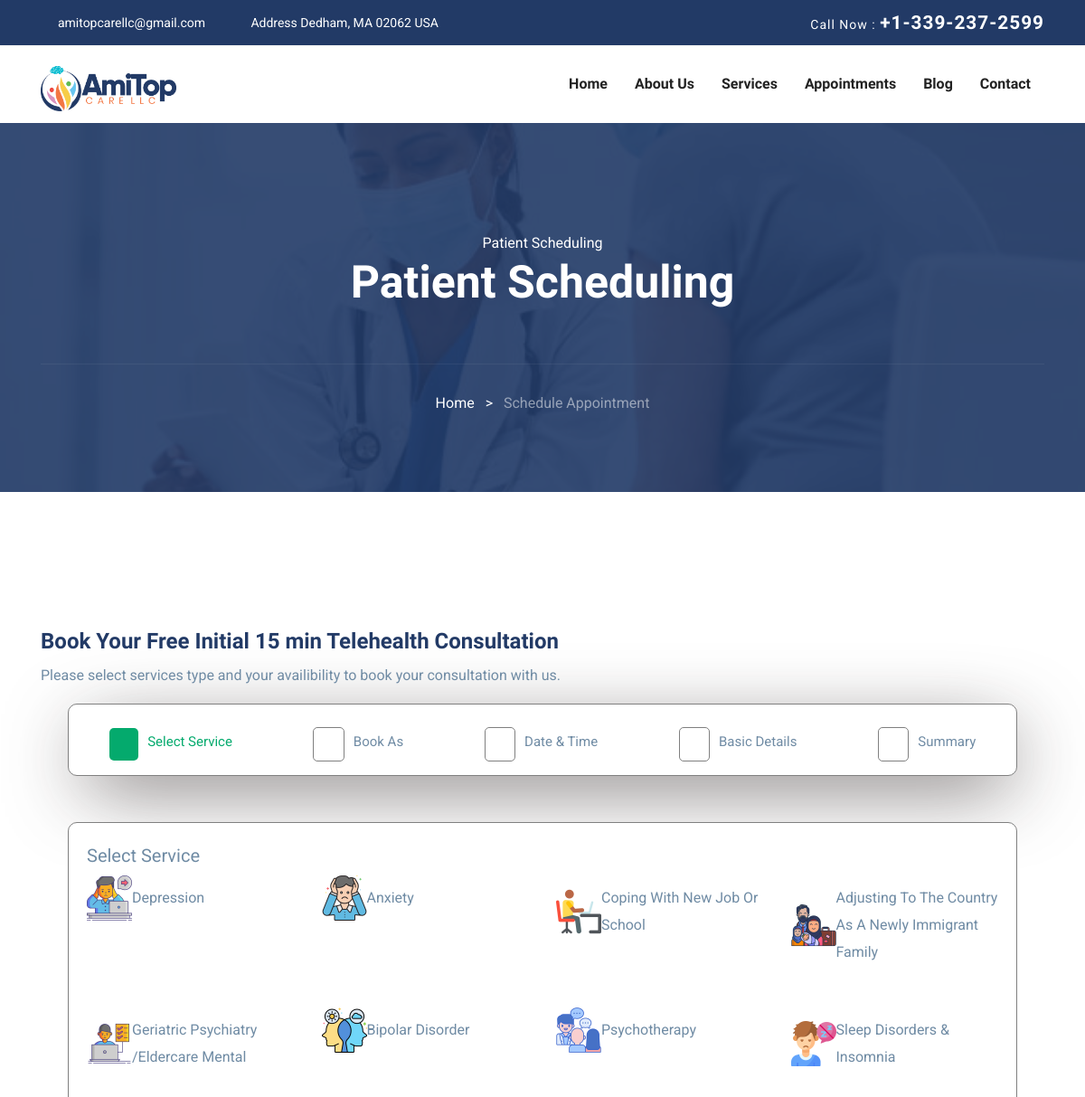
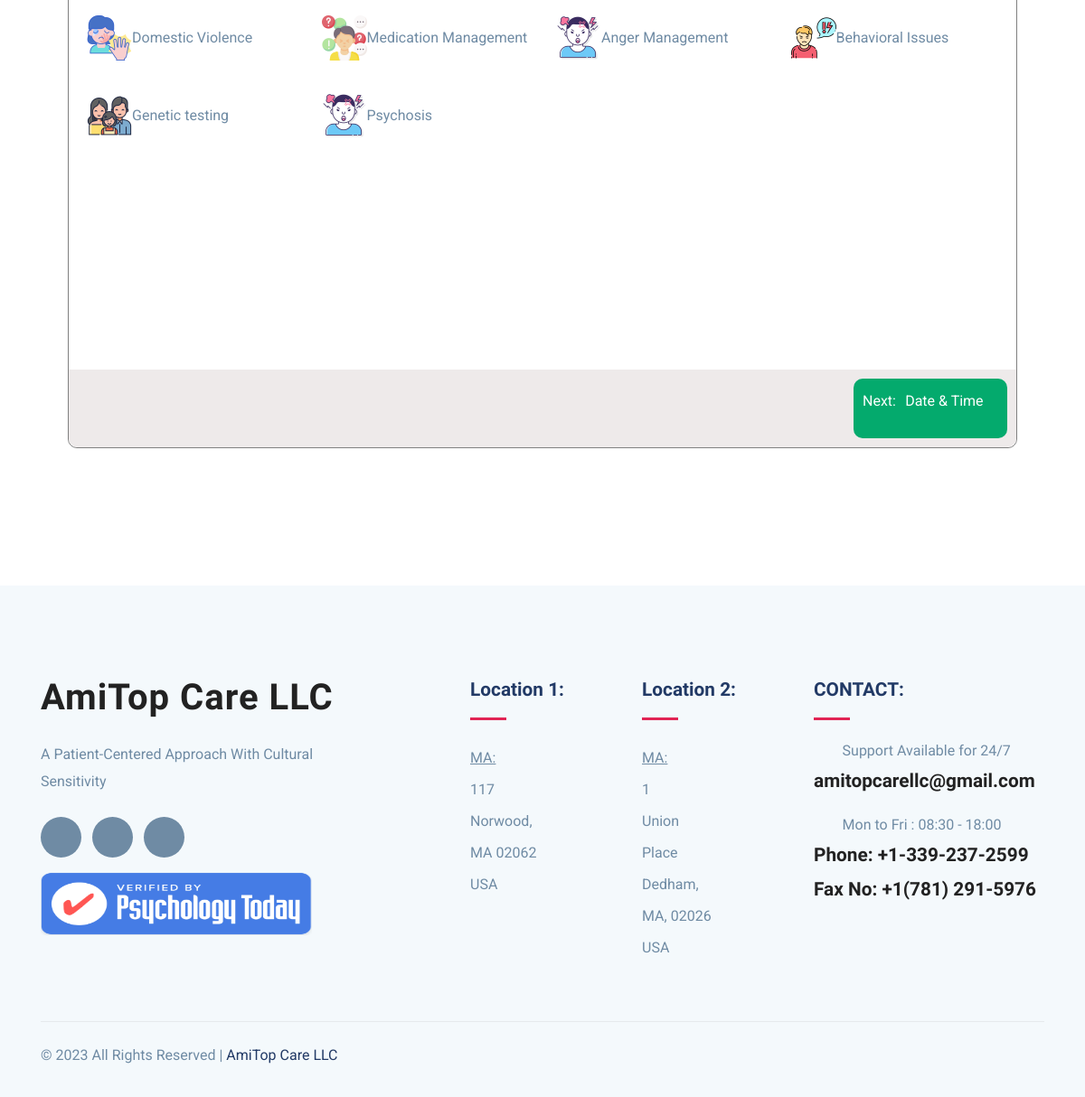
/booking-page/, run on the app's committed database (2 pictures, top to bottom).
### medic_app/models.py (models this page shows, shortened)
class Ailments(models.Model):
    user = models.ForeignKey(Account, default=False,
                             on_delete=models.CASCADE, null=True, blank=True)
    title = models.CharField(max_length=100, null=True, blank=True)
    description = models.TextField(null=True, blank=True)
    image_icon = models.ImageField(upload_to='picture', null=True, blank=True)
    created = models.DateTimeField(auto_now_add=True)
    updated = models.DateTimeField(auto_now_add=True)

### medic_app/views.py (the view)
# urls.py: path('booking-page/', booking_page, name='booking'),
def booking_page(request):
    context = {}
    ailment_list = Ailments.objects.all()
    context["ailment_list"] = ailment_list
    return render(request, 'view/schedule.html', context)

### medic_app/templates/view/schedule.html (shortened to what this page needs)
{% extends 'base.html' %}
{% load static %}
{% block content %}
<section class="page-title bg-1" style="background-image: url('{% static "images/doctor.jpeg" %}');">
    <div class="container">
      <div class="row">
        <div class="col-md-12">
          <div class="block text-center">
            <span class="text-white">Patient Scheduling</span>
            <h1 class="text-capitalize mb-5 text-lg">Patient Scheduling</h1>
            <ul class="list-inline breadcumb-nav">
              <li class="list-inline-item"><a href="" class="text-white">Home</a></li>
              <li class="list-inline-item"><span class="text-white">></span></li>
              <li class="list-inline-item"><a href="#" class="text-white-50">Schedule Appointment</a></li>
            </ul>
          </div>
        </div>
      </div>
    </div>
  </section>
  <section class="schedule">
    <div class="container" id="content-display1">
        <br>
        <br>
        <div class="book-text">
        <h3>Book Your Free Initial 15 min Telehealth Consultation</h3>
    <p>Please select services type and your availibility to book your consultation with us.</p>
</div>
<div class="container">
    <div class="container">
    <div class="tab-container">
        <div class="tab active1" id="t1" onclick="selectService()">
            <i class="icofont-server"></i>
            <p>Select Service</p>
        </div>
        <div class="tab" id="t5">
          <i class="icofont-law-book"></i>
          <p>Book As</p>
      </div>
        <div class="tab" id="t2">
            <i class="icofont-ui-calendar"></i>
            <p>Date & Time</p>
        </div>
        <div class="tab" id="t3">
            <i class="icofont-files-stack"></i>
            <p>Basic Details</p>
        </div>
        <div class="tab" id="t4">
            <i class="icofont-law-document"></i>
            <p>Summary</p>
        </div>
    </div>
    <br>
    <br>
    <div class="panel-container">
        <div class="space-panel1">
          <div class="serve-content1">
        <div class="select-service">
          <a id="service">Select Service</a>
        </div>
        <div class="row ailment-panel">
          {% for i in ailment_list %}
          <div class="col-lg-3 col-md-3 col-sm-3">
            <div class="service-item mb-4">
              <div class="icon d-flex align-items-center pick-treat"  data-pk="{{ i.pk }}">
                {% if i.image_icon %}
                <img src="{{ i.image_icon.url }}" alt="" srcset="">
                {% endif %}
                <p class="mt-3 mb-3">{{ i.title }}</p>
              </div>
            </div>
          </div>
          {% endfor %}
        </div>
        </div>
          <div class="next-btn">
            <div class="yesback">
              <p>Next:</p>
              <p>Date & Time <i class="icofont-arrow-right"></i></p>
            </div>
         </div>
        </div>
          </div>
          </div>
    </div>
</div>
  </section>
  <br>
  <br>
{% endblock %}

### templates/base.html (shortened to what this page needs)
{% load static %}
<!DOCTYPE html>
<html lang="en">
<head>
  <link rel="stylesheet" href="{% static 'plugins/bootstrap/css/bootstrap.min.css' %}">
  <link rel="stylesheet" href="{% static 'plugins/icofont/icofont.min.css' %}">
  <link rel="stylesheet" href="{% static 'plugins/slick-carousel/slick/slick.css' %} ">
  <link rel="stylesheet" href="{% static 'plugins/slick-carousel/slick/slick-theme.css' %}">
  <link rel="stylesheet" href="{% static 'plugins/icofont/icofont.css' %}">
  <link rel="stylesheet" href="{% static 'plugins/icofont/fonts/icofont.woff' %}">
  <link rel="stylesheet" href="{% static 'plugins/icofont/fonts/icofont.woff2' %}">
  <link rel="stylesheet" href="{% static 'plugins/slick-carousel/slick/fonts/slick.woff' %}">
  <link rel="stylesheet" href="{% static 'plugins/slick-carousel/slick/fonts/slick.ttf' %}">
  <link rel="stylesheet" href="{% static 'plugins/slick-carousel/slick/ajax-loader.gif' %}">
  <link rel="stylesheet" href="{% static 'build/css/demo.css' %}">
  <link rel="stylesheet" href="{% static 'build/css/intlTelInput.css' %}">
  <link rel="stylesheet" href="{% static 'css/style.css' %}">
  <link rel="stylesheet" href="{% static 'css/loading_spinner.css' %}">
</head>
<body id="top">
{% include 'snippets/header.html' %}
<section>
    {% block content %}
    {% endblock %}
</section>
{% include 'snippets/footer.html' %}
</body>
</html>

### templates/snippets/header.html (shortened to what this page needs)
{% load static %}
<header>
	<div class="header-top-bar">
		<div class="container">
			<div class="row align-items-center">
				<div class="col-lg-6">
					<ul class="top-bar-info list-inline-item pl-0 mb-0">
						<li class="list-inline-item"><a href="mailto:support@gmail.com"><i class="icofont-support-faq mr-2"></i>amitopcarellc@gmail.com</a></li>
						<li class="list-inline-item"><i class="icofont-location-pin mr-2"></i>Address Dedham, MA 02062 USA </li>
					</ul>
				</div>
				<div class="col-lg-6">
					<div class="text-lg-right top-right-bar mt-2 mt-lg-0">
						<a href="tel:+23-345-67890" >
							<span>Call Now : </span>
							<span class="h4">+1-339-237-2599</span>
						</a>
					</div>
				</div>
			</div>
		</div>
	</div>
	<nav class="navbar navbar-expand-lg navigation" id="navbar">
		<div class="container">
		 	 <a class="navbar-brand" href="/">
			  	<img src="{% static 'images/AMITOP CARE LLC 001 (1).png' %}" alt="" class="img-fluid kk">
			  </a>
		  <div class="collapse navbar-collapse" id="navbarmain">
			<ul class="navbar-nav ml-auto">
			  <li class="nav-item active">
				<a class="nav-link" href="/">Home</a>
			  </li>
			  <li class="nav-item dropdown">
				<a class="nav-link dropdown-toggle" href="{% url 'about' %}" aria-current="page" id="dropdown02" aria-haspopup="true" aria-expanded="false">About Us</a>
			</li>
              <li class="nav-item dropdown">
				<a class="nav-link dropdown-toggle" href="{% url 'services' %}" id="dropdown03" aria-haspopup="true" aria-expanded="false">Services</a>
			</li>
			<li class="nav-item dropdown">
				<a class="nav-link dropdown-toggle" href="{% url 'booking' %}" id="dropdown03" aria-haspopup="true" aria-expanded="false">Appointments</a>
			</li>
				<li class="nav-item"><a class="nav-link" href="{% url 'blog' %}">Blog</a></li>
			   <li class="nav-item"><a class="nav-link" href="{% url 'contact' %}">Contact</a></li>
			</ul>
		  </div>
		</div>
	</nav>
</header>

### templates/snippets/footer.html (shortened to what this page needs)
{% load static %}
<footer class="footer section gray-bg">
	<div class="container">
		<div class="row">
			<div class="col-lg-4 mr-auto col-sm-6">
				<div class="widget mb-5 mb-lg-0">
					<div class="logo mb-4">
						<h1>AmiTop Care LLC</h1>
					</div>
					<p>A Patient-Centered Approach With Cultural Sensitivity</p>
					<ul class="list-inline footer-socials mt-4">
						<li class="list-inline-item"><a href="#"><i class="icofont-facebook"></i></a></li>
						<li class="list-inline-item"><a href="#"><i class="icofont-twitter"></i></a></li>
						<li class="list-inline-item"><a href="#"><i class="icofont-linkedin"></i></a></li>
					</ul>
					<div>
						<a href="https://www.psychologytoday.com/us/psychiatrists/amitop-care-llc-dedham-ma/1141488" target="_blank"><img src="{% static 'images/psychology-today.png' %}" alt="" style="width: 300px; height: 70px;"></a>
					</div>
				</div>
			</div>
			<div class="col-lg-2 col-md-6 col-sm-6">
				<div class="widget mb-5 mb-lg-0">
					<h4 class="text-capitalize mb-3">Location 1:</h4>
					<div class="divider mb-4"></div>
					<ul class="list-unstyled footer-menu lh-35">
						<li><a style="text-decoration: underline;">MA:</a></li>
						<li><a>117</a></li>
						<li><a>Norwood,</a></li>
						<li><a> MA 02062</a></li>
						<li><a>USA</a></li>
					</ul>
				</div>
			</div>
			<div class="col-lg-2 col-md-6 col-sm-6">
				<div class="widget mb-5 mb-lg-0">
					<h4 class="text-capitalize mb-3">Location 2: </h4>
					<div class="divider mb-4"></div>
					<ul class="list-unstyled footer-menu lh-35">
						<li><a style="text-decoration: underline;">MA: </a></li>
						<li><a>1</a></li>
						<li><a>Union</a></li>
						<li><a>Place</a></li>
						<li><a>Dedham,</a></li>
						<li><a>MA, 02026</a></li>
						<li><a>USA</a></li>
					</ul>
				</div>
			</div>
			<div class="col-lg-3 col-md-6 col-sm-6">
				<div class="widget widget-contact mb-5 mb-lg-0">
					<h4 class="text-capitalize mb-3">CONTACT:</h4>
					<div class="divider mb-4"></div>
					<div class="footer-contact-block mb-4">
						<div class="icon d-flex align-items-center">
							<i class="icofont-email mr-3"></i>
							<span class="h6 mb-0">Support Available for 24/7</span>
						</div>
						<h4 class="mt-2"><a href="tel:+23-345-67890">amitopcarellc@gmail.com</a></h4>
					</div>
					<div class="footer-contact-block">
						<div class="icon d-flex align-items-center">
							<i class="icofont-support mr-3"></i>
							<span class="h6 mb-0">Mon to Fri : 08:30 - 18:00</span>
						</div>
						<h4 class="mt-2"><a href="tel:+23-345-67890">Phone: +1-339-237-2599 </a></h4>
					</div>
					<div class="footer-contact-block">
						<h4 class="mt-2"><a href="tel:+23-345-67890">Fax No: +1(781) 291-5976</a></h4>
					</div>
				</div>
			</div>
		</div>
		<div class="footer-btm py-4 mt-5">
			<div class="row align-items-center justify-content-between">
				<div class="col-lg-6">
					<div class="copyright">
						&copy; 2023 All Rights Reserved | <span class="text-color">AmiTop Care LLC</span>
					</div>
				</div>
		</div>
	</div>
</footer>

### static/build/css/demo.css (style rules this page uses)
* { box-sizing: border-box; -moz-box-sizing: border-box; }
body { margin: 20px; font-size: 14px; font-family: "Helvetica Neue",Helvetica,Arial,sans-serif; color: #555; }

### static/css/style.css (style rules this page uses)
html { overflow-x: hidden; }
body { line-height: 1.6; font-family: "Roboto", sans-serif; -webkit-font-smoothing: antialiased; font-size: 16px; color: #6F8BA4; font-weight: 400; }
h1, .h1, h2, .h2, h3, .h3, h4, .h4, h5, .h5, h6, .h6 { font-family: "Exo", sans-serif; font-weight: 700; color: #222; }
h1, .h1 { font-size: 2.5rem; }
h3, .h3 { font-size: 1.5rem; }
h4, .h4 { font-size: 1.3rem; line-height: 30px; }
h6, .h6 { font-size: 1rem; }
p { line-height: 30px; }
.section { padding: 100px 0; }
.book-text h3 { color: #223a66; }
.schedule { padding-top: 100px; padding-bottom: 100px; }
.tab-container { height: 80px; width: 100%; background-color: rgb(255, 255, 255); border-radius: 10px; display: flex; justify-content: space-around; align-items: center; box-shadow: 6px 21px 86px -15px rgba(31,21,21,0.75); -webkit-box-shadow: 6px 21px 86px -15px rgba(31,21,21,0.75); -moz-box-shadow: 6px 21px 86px -15px rgba(31,21,21,0.75); border: 1px gray solid; }
.tab-container .tab { margin-top: 10px; display: flex; align-items: center; justify-content: center; }
.tab-container p { margin-left: 10px; margin-top: 10px; font-size: 15px; cursor: not-allowed; }
.tab-container i { border: 1px solid grey; padding: 10px; color: gray; border-radius: 5px; cursor: not-allowed; }
.tab-container .active1 i { color: white; background-color: #04AA6D; padding: 10px; border-radius: 5px; border: none; cursor: pointer; }
.tab-container .active1 p { color: #04AA6D; cursor: pointer; }
.text-lg { font-size: 3.75rem; }
a { color: #222; text-decoration: none; transition: all .35s ease; }
.page-title { padding: 120px 0px 70px 0px; position: relative; }
.page-title .block h1 { color: #fff; }
.page-title .breadcumb-nav { margin-top: 60px; padding-top: 30px; border-top: 1px solid rgba(255, 255, 255, 0.06); }
.text-lg { font-size: 50px; }
.gray-bg { background: #f4f9fc; }
#navbarmain .nav-link { font-weight: 600; padding: 10px 15px; color: #222; font-family: "Exo", sans-serif; text-transform: capitalize; font-size: 16px; transition: all .25s ease; }
.dropdown-toggle::after { display: none; }
.navbar-brand { margin-top: 10px; }
.header-top-bar { background: #223a66; font-size: 14px; padding: 10px 0px; box-shadow: 0 1px 2px rgba(0, 0, 0, 0.05); color: #fff; }
.top-bar-info li a { color: #fff; margin-right: 20px; }
.top-right-bar a span { color: #fff; letter-spacing: 1px; }
.bg-1 { background: url("../images/bg/22.jpg") no-repeat 50% 50%; background-size: cover; position: relative; }
.panel-container { height: 800px; width: 100%; border: 1px solid gray; border-radius: 10px; background-color: white; }
.panel-container #service { display: block; }
.serve-content1 { padding: 20px; border-radius: 5px; overflow-y: scroll; height: 100%; }
.panel-container .space-panel1 { display: flex; flex-direction: column; justify-content: space-between; height: 100%; }
.kk { height: 50px; }
.select-service a { font-size: 20px; color: #152440; }
.next-btn { display: flex; background-color: rgb(238, 234, 234); justify-content: space-between; width: 100%; padding: 10px; border-bottom-left-radius: 10px; border-bottom-right-radius: 10px; }
.next-btn .yesback { display: flex; padding: 10px; background-color: #04AA6D; border-radius: 10px; align-items: center; width: 170px; justify-content: space-between; cursor: pointer; }
.next-btn .yesback p { color: white; }
.pick-treat { cursor: pointer; }
.text-color { color: #223a66; }
.divider { width: 40px; height: 5px; background: #e12454; }
body { padding: 0; margin: 0; }
.lh-35 { line-height: 35px; }
.footer { padding-bottom: 10px; }
.logo { font-weight: 600; letter-spacing: 1px; }
.widget .divider { height: 3px; }
.widget h4 { color: #223a66; }
.widget .footer-menu a { color: #6F8BA4; }
.footer-contact-block span { font-weight: 400; color: #6F8BA4; }
.footer-contact-block i { font-size: 20px; }
.footer-btm { border-top: 1px solid rgba(0, 0, 0, 0.06); }
.footer-socials li a { width: 45px; height: 45px; background: #6F8BA4; color: #fff; display: inline-block; text-align: center; border-radius: 100%; padding-top: 12px; }

### data on the page
Ailments: image_icon (picture), title "Depression"
Ailments: image_icon (picture), title "Anxiety"
Ailments: image_icon (picture), title "Coping With New Job Or School"
Ailments: image_icon (picture), title "Adjusting To The Country As A Newly Immigrant Family"
Ailments: image_icon (picture), title "Geriatric Psychiatry /Eldercare Mental"
Ailments: image_icon (picture), title "Bipolar Disorder"
Ailments: image_icon (picture), title "Psychotherapy"
Ailments: image_icon (picture), title "Sleep Disorders & Insomnia"
Ailments: image_icon (picture), title "Domestic Violence"
Ailments: image_icon (picture), title "Medication Management"
Ailments: image_icon (picture), title "Anger Management"
Ailments: image_icon (picture), title "Behavioral Issues"
Ailments: image_icon (picture), title "Genetic testing"
Ailments: image_icon (picture), title "Psychosis"
